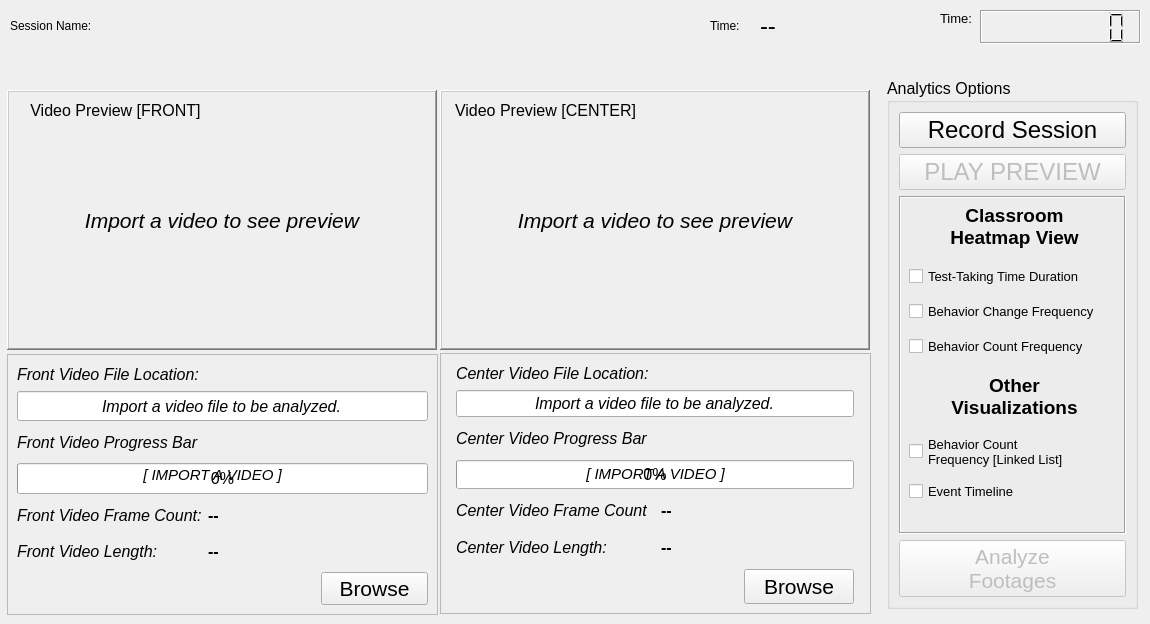
    <widget class="QWidget" name="ImportPage">
     <widget class="QFrame" name="frame_6">
      <property name="geometry">
       <rect>
        <x>10</x>
        <y>52</y>
        <width>951</width>
        <height>320</height>
       </rect>
      </property>
      <property name="frameShape">
       <enum>QFrame::Shape::NoFrame</enum>
      </property>
      <property name="frameShadow">
       <enum>QFrame::Shadow::Raised</enum>
      </property>
     </widget>
     <widget class="QGroupBox" name="groupBox_2">
      <property name="geometry">
       <rect>
        <x>887</x>
        <y>78</y>
        <width>251</width>
        <height>531</height>
       </rect>
      </property>
      <property name="font">
       <font>
        <pointsize>12</pointsize>
       </font>
      </property>
      <property name="title">
       <string>Analytics Options</string>
      </property>
      <layout class="QVBoxLayout" name="verticalLayout">
       <item>
        <widget class="QPushButton" name="recording_window_button">
         <property name="font">
          <font>
           <pointsize>18</pointsize>
           <bold>false</bold>
          </font>
         </property>
         <property name="text">
          <string>Record Session</string>
         </property>
        </widget>
       </item>
       <item>
        <widget class="QPushButton" name="play_pause_button_video_preview">
         <property name="enabled">
          <bool>false</bool>
         </property>
         <property name="font">
          <font>
           <pointsize>18</pointsize>
          </font>
         </property>
         <property name="text">
          <string>PLAY PREVIEW</string>
         </property>
        </widget>
       </item>
       <item>
        <widget class="QFrame" name="frame_7">
         <property name="frameShape">
          <enum>QFrame::Shape::Box</enum>
         </property>
         <property name="frameShadow">
          <enum>QFrame::Shadow::Sunken</enum>
         </property>
         <property name="lineWidth">
          <number>1</number>
         </property>
         <widget class="QLabel" name="label_16">
          <property name="geometry">
           <rect>
            <x>0</x>
            <y>0</y>
            <width>231</width>
            <height>61</height>
           </rect>
          </property>
          <property name="font">
           <font>
            <pointsize>14</pointsize>
            <bold>true</bold>
           </font>
          </property>
          <property name="text">
           <string>Classroom
Heatmap View</string>
          </property>
          <property name="alignment">
           <set>Qt::AlignmentFlag::AlignCenter</set>
          </property>
         </widget>
         <widget class="QCheckBox" name="behavior_change_freq_chkbox">
          <property name="geometry">
           <rect>
            <x>10</x>
            <y>100</y>
            <width>221</width>
            <height>31</height>
           </rect>
          </property>
          <property name="font">
           <font>
            <pointsize>10</pointsize>
           </font>
          </property>
          <property name="text">
           <string>Behavior Change Frequency</string>
          </property>
         </widget>
         <widget class="QCheckBox" name="tesk_taking_time_chkbox">
          <property name="geometry">
           <rect>
            <x>10</x>
            <y>70</y>
            <width>211</width>
            <height>21</height>
           </rect>
          </property>
          <property name="font">
           <font>
            <pointsize>10</pointsize>
           </font>
          </property>
          <property name="text">
           <string>Test-Taking Time Duration</string>
          </property>
         </widget>
         <widget class="QCheckBox" name="behavior_count_freq_chkbox">
          <property name="geometry">
           <rect>
            <x>10</x>
            <y>130</y>
            <width>211</width>
            <height>41</height>
           </rect>
          </property>
          <property name="font">
           <font>
            <pointsize>10</pointsize>
           </font>
          </property>
          <property name="text">
           <string>Behavior Count Frequency</string>
          </property>
         </widget>
         <widget class="QLabel" name="label_20">
          <property name="geometry">
           <rect>
            <x>0</x>
            <y>170</y>
            <width>231</width>
            <height>61</height>
           </rect>
          </property>
          <property name="font">
           <font>
            <pointsize>14</pointsize>
            <bold>true</bold>
           </font>
          </property>
          <property name="text">
           <string>Other
Visualizations</string>
          </property>
          <property name="alignment">
           <set>Qt::AlignmentFlag::AlignCenter</set>
          </property>
         </widget>
         <widget class="QCheckBox" name="behavior_count_link_list_chkbox">
          <property name="geometry">
           <rect>
            <x>10</x>
            <y>230</y>
            <width>181</width>
            <height>51</height>
           </rect>
          </property>
          <property name="font">
           <font>
            <pointsize>10</pointsize>
           </font>
          </property>
          <property name="text">
           <string>Behavior Count
Frequency [Linked List]</string>
          </property>
         </widget>
         <widget class="QCheckBox" name="event_timeline_chkbox">
          <property name="geometry">
           <rect>
            <x>10</x>
            <y>280</y>
            <width>131</width>
            <height>31</height>
           </rect>
          </property>
          <property name="font">
           <font>
            <pointsize>10</pointsize>
           </font>
          </property>
          <property name="text">
           <string>Event Timeline</string>
          </property>
         </widget>
        </widget>
       </item>
       <item>
        <widget class="QPushButton" name="analyze_video_button">
         <property name="enabled">
          <bool>false</bool>
         </property>
         <property name="font">
          <font>
           <pointsize>16</pointsize>
           <bold>false</bold>
          </font>
         </property>
         <property name="text">
          <string>Analyze
Footages</string>
         </property>
        </widget>
       </item>
      </layout>
     </widget>
     <widget class="QFrame" name="frame_8">
      <property name="geometry">
       <rect>
        <x>7</x>
        <y>354</y>
        <width>431</width>
        <height>261</height>
       </rect>
      </property>
      <property name="frameShape">
       <enum>QFrame::Shape::StyledPanel</enum>
      </property>
      <property name="frameShadow">
       <enum>QFrame::Shadow::Raised</enum>
      </property>
      <layout class="QGridLayout" name="gridLayout_6">
       <item row="6" column="2">
        <widget class="QPushButton" name="import_video_button_front">
         <property name="maximumSize">
          <size>
           <width>140</width>
           <height>50</height>
          </size>
         </property>
         <property name="font">
          <font>
           <pointsize>16</pointsize>
           <bold>false</bold>
          </font>
         </property>
         <property name="autoFillBackground">
          <bool>false</bool>
         </property>
         <property name="text">
          <string>Browse</string>
         </property>
        </widget>
       </item>
       <item row="4" column="1">
        <widget class="QLabel" name="front_frame_count">
         <property name="font">
          <font>
           <pointsize>12</pointsize>
           <italic>false</italic>
           <bold>true</bold>
          </font>
         </property>
         <property name="text">
          <string>--</string>
         </property>
         <property name="alignment">
          <set>Qt::AlignmentFlag::AlignLeading|Qt::AlignmentFlag::AlignLeft|Qt::AlignmentFlag::AlignVCenter</set>
         </property>
        </widget>
       </item>
       <item row="0" column="0">
        <widget class="QLabel" name="label_15">
         <property name="maximumSize">
          <size>
           <width>211</width>
           <height>21</height>
          </size>
         </property>
         <property name="font">
          <font>
           <pointsize>12</pointsize>
           <italic>true</italic>
          </font>
         </property>
         <property name="text">
          <string>Front Video File Location:</string>
         </property>
        </widget>
       </item>
       <item row="4" column="0">
        <widget class="QLabel" name="somelabelforprogrss_3">
         <property name="font">
          <font>
           <pointsize>12</pointsize>
           <italic>true</italic>
           <bold>false</bold>
          </font>
         </property>
         <property name="text">
          <string>Front Video Frame Count:</string>
         </property>
         <property name="alignment">
          <set>Qt::AlignmentFlag::AlignLeading|Qt::AlignmentFlag::AlignLeft|Qt::AlignmentFlag::AlignVCenter</set>
         </property>
        </widget>
       </item>
       <item row="5" column="0">
        <widget class="QLabel" name="somelabelforprogrss_4">
         <property name="font">
          <font>
           <pointsize>12</pointsize>
           <italic>true</italic>
           <bold>false</bold>
          </font>
         </property>
         <property name="text">
          <string>Front Video Length:</string>
         </property>
         <property name="alignment">
          <set>Qt::AlignmentFlag::AlignLeading|Qt::AlignmentFlag::AlignLeft|Qt::AlignmentFlag::AlignVCenter</set>
         </property>
        </widget>
       </item>
       <item row="2" column="0">
        <widget class="QLabel" name="somelabelforprogrss">
         <property name="font">
          <font>
           <pointsize>12</pointsize>
           <italic>true</italic>
           <bold>false</bold>
          </font>
         </property>
         <property name="text">
          <string>Front Video Progress Bar</string>
         </property>
         <property name="alignment">
          <set>Qt::AlignmentFlag::AlignLeading|Qt::AlignmentFlag::AlignLeft|Qt::AlignmentFlag::AlignVCenter</set>
         </property>
        </widget>
       </item>
       <item row="1" column="0" colspan="3">
        <widget class="QLineEdit" name="videoDirectory_front">
         <property name="maximumSize">
          <size>
           <width>420</width>
           <height>40</height>
          </size>
         </property>
         <property name="font">
          <font>
           <pointsize>12</pointsize>
           <italic>true</italic>
          </font>
         </property>
         <property name="text">
          <string>Import a video file to be analyzed.</string>
         </property>
         <property name="alignment">
          <set>Qt::AlignmentFlag::AlignCenter</set>
         </property>
         <property name="readOnly">
          <bool>true</bool>
         </property>
         <property name="placeholderText">
          <string>Find a video file</string>
         </property>
         <property name="clearButtonEnabled">
          <bool>false</bool>
         </property>
        </widget>
       </item>
       <item row="5" column="1">
        <widget class="QLabel" name="front_video_length">
         <property name="font">
          <font>
           <pointsize>12</pointsize>
           <italic>false</italic>
           <bold>true</bold>
          </font>
         </property>
         <property name="text">
          <string>--</string>
         </property>
         <property name="alignment">
          <set>Qt::AlignmentFlag::AlignLeading|Qt::AlignmentFlag::AlignLeft|Qt::AlignmentFlag::AlignVCenter</set>
         </property>
        </widget>
       </item>
       <item row="3" column="0" colspan="3">
        <widget class="QProgressBar" name="importProgressBar_front">
         <property name="maximumSize">
          <size>
           <width>420</width>
           <height>40</height>
          </size>
         </property>
         <property name="font">
          <font>
           <pointsize>12</pointsize>
          </font>
         </property>
         <property name="layoutDirection">
          <enum>Qt::LayoutDirection::LeftToRight</enum>
         </property>
         <property name="autoFillBackground">
          <bool>false</bool>
         </property>
         <property name="value">
          <number>0</number>
         </property>
         <property name="alignment">
          <set>Qt::AlignmentFlag::AlignBottom|Qt::AlignmentFlag::AlignRight|Qt::AlignmentFlag::AlignTrailing</set>
         </property>
         <property name="invertedAppearance">
          <bool>false</bool>
         </property>
        </widget>
       </item>
      </layout>
      <widget class="QLabel" name="status_label_front">
       <property name="geometry">
        <rect>
         <x>10</x>
         <y>110</y>
         <width>391</width>
         <height>21</height>
        </rect>
       </property>
       <property name="font">
        <font>
         <pointsize>11</pointsize>
         <italic>true</italic>
        </font>
       </property>
       <property name="text">
        <string>[ IMPORT A VIDEO ]</string>
       </property>
       <property name="alignment">
        <set>Qt::AlignmentFlag::AlignCenter</set>
       </property>
      </widget>
     </widget>
     <widget class="QFrame" name="frame_13">
      <property name="geometry">
       <rect>
        <x>440</x>
        <y>353</y>
        <width>431</width>
        <height>261</height>
       </rect>
      </property>
      <property name="frameShape">
       <enum>QFrame::Shape::StyledPanel</enum>
      </property>
      <property name="frameShadow">
       <enum>QFrame::Shadow::Raised</enum>
      </property>
      <layout class="QGridLayout" name="gridLayout_7">
       <item row="0" column="0">
        <widget class="QLabel" name="label_17">
         <property name="maximumSize">
          <size>
           <width>211</width>
           <height>21</height>
          </size>
         </property>
         <property name="font">
          <font>
           <pointsize>12</pointsize>
           <italic>true</italic>
          </font>
         </property>
         <property name="text">
          <string>Center Video File Location:</string>
         </property>
        </widget>
       </item>
       <item row="1" column="0" colspan="3">
        <widget class="QLineEdit" name="videoDirectory_center">
         <property name="maximumSize">
          <size>
           <width>411</width>
           <height>27</height>
          </size>
         </property>
         <property name="font">
          <font>
           <pointsize>12</pointsize>
           <italic>true</italic>
          </font>
         </property>
         <property name="text">
          <string>Import a video file to be analyzed.</string>
         </property>
         <property name="alignment">
          <set>Qt::AlignmentFlag::AlignCenter</set>
         </property>
         <property name="readOnly">
          <bool>true</bool>
         </property>
         <property name="placeholderText">
          <string>Find a video file</string>
         </property>
         <property name="clearButtonEnabled">
          <bool>false</bool>
         </property>
        </widget>
       </item>
       <item row="2" column="0">
        <widget class="QLabel" name="somelabelforprogrss_2">
         <property name="maximumSize">
          <size>
           <width>451</width>
           <height>31</height>
          </size>
         </property>
         <property name="font">
          <font>
           <pointsize>12</pointsize>
           <italic>true</italic>
           <bold>false</bold>
          </font>
         </property>
         <property name="text">
          <string>Center Video Progress Bar</string>
         </property>
         <property name="alignment">
          <set>Qt::AlignmentFlag::AlignLeading|Qt::AlignmentFlag::AlignLeft|Qt::AlignmentFlag::AlignVCenter</set>
         </property>
        </widget>
       </item>
       <item row="3" column="0" colspan="3">
        <widget class="QProgressBar" name="importProgressBar_center">
         <property name="maximumSize">
          <size>
           <width>411</width>
           <height>29</height>
          </size>
         </property>
         <property name="font">
          <font>
           <pointsize>12</pointsize>
          </font>
         </property>
         <property name="autoFillBackground">
          <bool>false</bool>
         </property>
         <property name="value">
          <number>0</number>
         </property>
         <property name="alignment">
          <set>Qt::AlignmentFlag::AlignBottom|Qt::AlignmentFlag::AlignRight|Qt::AlignmentFlag::AlignTrailing</set>
         </property>
         <property name="invertedAppearance">
          <bool>false</bool>
         </property>
        </widget>
       </item>
       <item row="4" column="0">
        <widget class="QLabel" name="somelabelforprogrss_7">
         <property name="maximumSize">
          <size>
           <width>191</width>
           <height>31</height>
          </size>
         </property>
         <property name="font">
          <font>
           <pointsize>12</pointsize>
           <italic>true</italic>
           <bold>false</bold>
          </font>
         </property>
         <property name="text">
          <string>Center Video Frame Count:</string>
         </property>
         <property name="alignment">
          <set>Qt::AlignmentFlag::AlignLeading|Qt::AlignmentFlag::AlignLeft|Qt::AlignmentFlag::AlignVCenter</set>
         </property>
        </widget>
       </item>
       <item row="4" column="1">
        <widget class="QLabel" name="center_frame_count">
         <property name="maximumSize">
          <size>
           <width>71</width>
           <height>31</height>
          </size>
         </property>
         <property name="font">
          <font>
           <pointsize>12</pointsize>
           <italic>false</italic>
           <bold>true</bold>
          </font>
         </property>
         <property name="text">
          <string>--</string>
         </property>
         <property name="alignment">
          <set>Qt::AlignmentFlag::AlignLeading|Qt::AlignmentFlag::AlignLeft|Qt::AlignmentFlag::AlignVCenter</set>
         </property>
        </widget>
       </item>
       <item row="5" column="0">
        <widget class="QLabel" name="somelabelforprogrss_5">
         <property name="maximumSize">
          <size>
           <width>161</width>
           <height>31</height>
          </size>
         </property>
         <property name="font">
          <font>
           <pointsize>12</pointsize>
           <italic>true</italic>
           <bold>false</bold>
          </font>
         </property>
         <property name="text">
          <string>Center Video Length:</string>
         </property>
         <property name="alignment">
          <set>Qt::AlignmentFlag::AlignLeading|Qt::AlignmentFlag::AlignLeft|Qt::AlignmentFlag::AlignVCenter</set>
         </property>
        </widget>
       </item>
       <item row="5" column="1">
        <widget class="QLabel" name="center_video_length">
         <property name="maximumSize">
          <size>
           <width>71</width>
           <height>31</height>
          </size>
         </property>
         <property name="font">
          <font>
           <pointsize>12</pointsize>
           <italic>false</italic>
           <bold>true</bold>
          </font>
         </property>
         <property name="text">
          <string>--</string>
         </property>
         <property name="alignment">
          <set>Qt::AlignmentFlag::AlignLeading|Qt::AlignmentFlag::AlignLeft|Qt::AlignmentFlag::AlignVCenter</set>
         </property>
        </widget>
       </item>
       <item row="6" column="2">
        <widget class="QPushButton" name="import_video_button_center">
         <property name="maximumSize">
          <size>
           <width>110</width>
           <height>36</height>
          </size>
         </property>
         <property name="font">
          <font>
           <pointsize>16</pointsize>
           <bold>false</bold>
          </font>
         </property>
         <property name="autoFillBackground">
          <bool>false</bool>
         </property>
         <property name="text">
          <string>Browse</string>
         </property>
        </widget>
       </item>
      </layout>
      <widget class="QLabel" name="status_label_center">
       <property name="geometry">
        <rect>
         <x>10</x>
         <y>110</y>
         <width>411</width>
         <height>21</height>
        </rect>
       </property>
       <property name="font">
        <font>
         <pointsize>11</pointsize>
         <italic>true</italic>
        </font>
       </property>
       <property name="text">
        <string>[ IMPORT A VIDEO ]</string>
       </property>
       <property name="alignment">
        <set>Qt::AlignmentFlag::AlignCenter</set>
       </property>
      </widget>
     </widget>
     <widget class="QLabel" name="label_18">
      <property name="geometry">
       <rect>
        <x>940</x>
        <y>10</y>
        <width>31</width>
        <height>17</height>
       </rect>
      </property>
      <property name="maximumSize">
       <size>
        <width>31</width>
        <height>21</height>
       </size>
      </property>
      <property name="font">
       <font>
        <family>Segoe UI</family>
        <pointsize>10</pointsize>
       </font>
      </property>
      <property name="text">
       <string>Time:</string>
      </property>
     </widget>
     <widget class="QLCDNumber" name="timeLCD">
      <property name="geometry">
       <rect>
        <x>980</x>
        <y>10</y>
        <width>161</width>
        <height>34</height>
       </rect>
      </property>
      <property name="maximumSize">
       <size>
        <width>161</width>
        <height>41</height>
       </size>
      </property>
      <property name="font">
       <font>
        <pointsize>10</pointsize>
       </font>
      </property>
      <property name="autoFillBackground">
       <bool>true</bool>
      </property>
      <property name="frameShadow">
       <enum>QFrame::Shadow::Sunken</enum>
      </property>
      <property name="lineWidth">
       <number>1</number>
      </property>
      <property name="midLineWidth">
       <number>0</number>
      </property>
      <property name="digitCount">
       <number>8</number>
      </property>
      <property name="segmentStyle">
       <enum>QLCDNumber::SegmentStyle::Filled</enum>
      </property>
     </widget>
     <widget class="QLabel" name="video_preview_label_center">
      <property name="geometry">
       <rect>
        <x>440</x>
        <y>90</y>
        <width>430</width>
        <height>260</height>
       </rect>
      </property>
      <property name="maximumSize">
       <size>
        <width>460</width>
        <height>300</height>
       </size>
      </property>
      <property name="font">
       <font>
        <pointsize>16</pointsize>
        <italic>true</italic>
       </font>
      </property>
      <property name="frameShape">
       <enum>QFrame::Shape::WinPanel</enum>
      </property>
      <property name="frameShadow">
       <enum>QFrame::Shadow::Raised</enum>
      </property>
      <property name="text">
       <string>Import a video to see preview</string>
      </property>
      <property name="alignment">
       <set>Qt::AlignmentFlag::AlignCenter</set>
      </property>
     </widget>
     <widget class="QLabel" name="video_preview_label_front">
      <property name="geometry">
       <rect>
        <x>7</x>
        <y>90</y>
        <width>430</width>
        <height>260</height>
       </rect>
      </property>
      <property name="maximumSize">
       <size>
        <width>460</width>
        <height>300</height>
       </size>
      </property>
      <property name="font">
       <font>
        <pointsize>16</pointsize>
        <italic>true</italic>
       </font>
      </property>
      <property name="frameShape">
       <enum>QFrame::Shape::WinPanel</enum>
      </property>
      <property name="frameShadow">
       <enum>QFrame::Shadow::Raised</enum>
      </property>
      <property name="text">
       <string>Import a video to see preview</string>
      </property>
      <property name="alignment">
       <set>Qt::AlignmentFlag::AlignCenter</set>
      </property>
     </widget>
     <widget class="QLabel" name="label_30">
      <property name="geometry">
       <rect>
        <x>20</x>
        <y>100</y>
        <width>191</width>
        <height>21</height>
       </rect>
      </property>
      <property name="maximumSize">
       <size>
        <width>191</width>
        <height>21</height>
       </size>
      </property>
      <property name="font">
       <font>
        <pointsize>12</pointsize>
       </font>
      </property>
      <property name="autoFillBackground">
       <bool>true</bool>
      </property>
      <property name="text">
       <string>Video Preview [FRONT]</string>
      </property>
      <property name="alignment">
       <set>Qt::AlignmentFlag::AlignCenter</set>
      </property>
     </widget>
     <widget class="QLabel" name="label_29">
      <property name="geometry">
       <rect>
        <x>450</x>
        <y>100</y>
        <width>191</width>
        <height>21</height>
       </rect>
      </property>
      <property name="maximumSize">
       <size>
        <width>191</width>
        <height>21</height>
       </size>
      </property>
      <property name="font">
       <font>
        <pointsize>12</pointsize>
       </font>
      </property>
      <property name="autoFillBackground">
       <bool>true</bool>
      </property>
      <property name="text">
       <string>Video Preview [CENTER]</string>
      </property>
      <property name="alignment">
       <set>Qt::AlignmentFlag::AlignCenter</set>
      </property>
     </widget>
     <widget class="QLabel" name="day_label">
      <property name="geometry">
       <rect>
        <x>760</x>
        <y>10</y>
        <width>171</width>
        <height>31</height>
       </rect>
      </property>
      <property name="font">
       <font>
        <family>Segoe UI</family>
        <pointsize>18</pointsize>
        <italic>false</italic>
       </font>
      </property>
      <property name="text">
       <string>--</string>
      </property>
     </widget>
     <widget class="QLabel" name="label_23">
      <property name="geometry">
       <rect>
        <x>10</x>
        <y>10</y>
        <width>91</width>
        <height>31</height>
       </rect>
      </property>
      <property name="text">
       <string>Session Name:</string>
      </property>
     </widget>
     <widget class="QLabel" name="label_24">
      <property name="geometry">
       <rect>
        <x>710</x>
        <y>10</y>
        <width>41</width>
        <height>31</height>
       </rect>
      </property>
      <property name="text">
       <string>Time:</string>
      </property>
     </widget>
    </widget>
